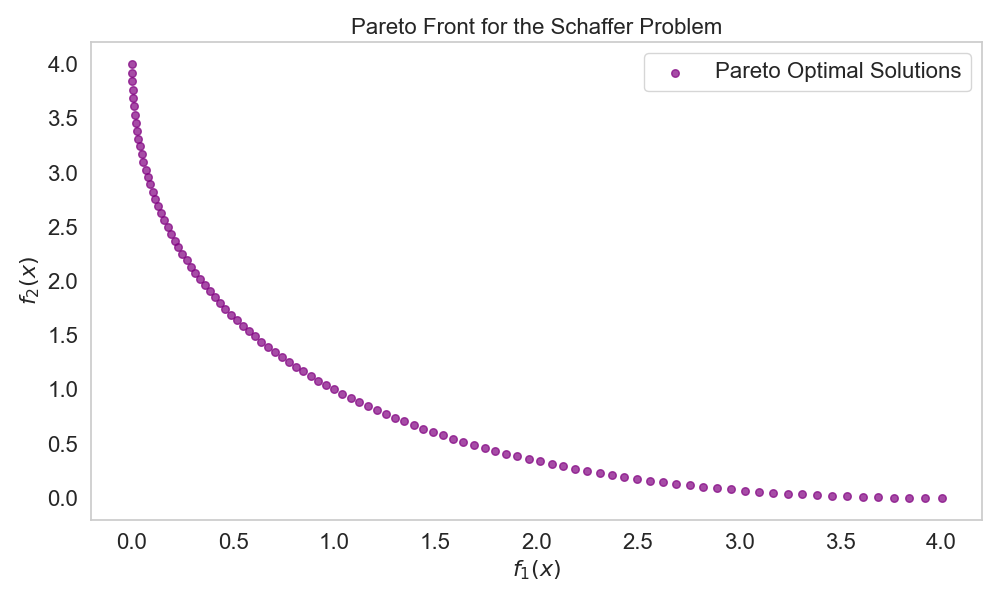

Write the Python code that produced this figure.
import numpy as np
import seaborn as sns
import matplotlib.pyplot as plt
from scipy.optimize import minimize
from Functions import f_1, f_2

# Define the range for X and the weights
A = 10  # Range of x, can be adjusted

# List to store Pareto-optimal results
pareto_optimal = []

# Generate a list of weights in the range from 0 to 1 with 101 points
weights = np.linspace(0, 1, 101)

# For each weight in the list
for w in weights:
    # Minimize a weighted combination of f_1(x) and f_2(x)
    opt = minimize(lambda x: w * f_1(x) + (1 - w) * f_2(x), 0.0, bounds=[(-A, A)], method='SLSQP')
    
    # Store the result in a dictionary with the values of f_1(x) and f_2(x)
    result = {
        "x": opt.x[0],
        "f_1(x)": f_1(opt.x[0]),
        "f_2(x)": f_2(opt.x[0])
    }
    # Add the Pareto-optimal solution to the list
    pareto_optimal.append([result['x'], result['f_1(x)'], result['f_2(x)']])

# Convert the list to a NumPy array for plotting
pareto_optimal = np.array(pareto_optimal)

# Plot the Pareto front (f_1 vs f_2)
sns.set(style="whitegrid")
plt.figure(figsize=(10, 6))
plt.scatter(pareto_optimal[:, 1], pareto_optimal[:, 2], c='purple', s=30, alpha=0.7, label='Pareto Optimal Solutions')

plt.xlabel('$f_1(x)$', fontsize=16) 
plt.ylabel('$f_2(x)$', fontsize=16)  
plt.title('Pareto Front for the Schaffer Problem', fontsize=16) 
plt.xticks(fontsize=16)
plt.yticks(fontsize=16)
plt.grid()
plt.legend(fontsize=16)
plt.tight_layout()
plt.savefig("Weighted_Sums.png")
plt.show()
